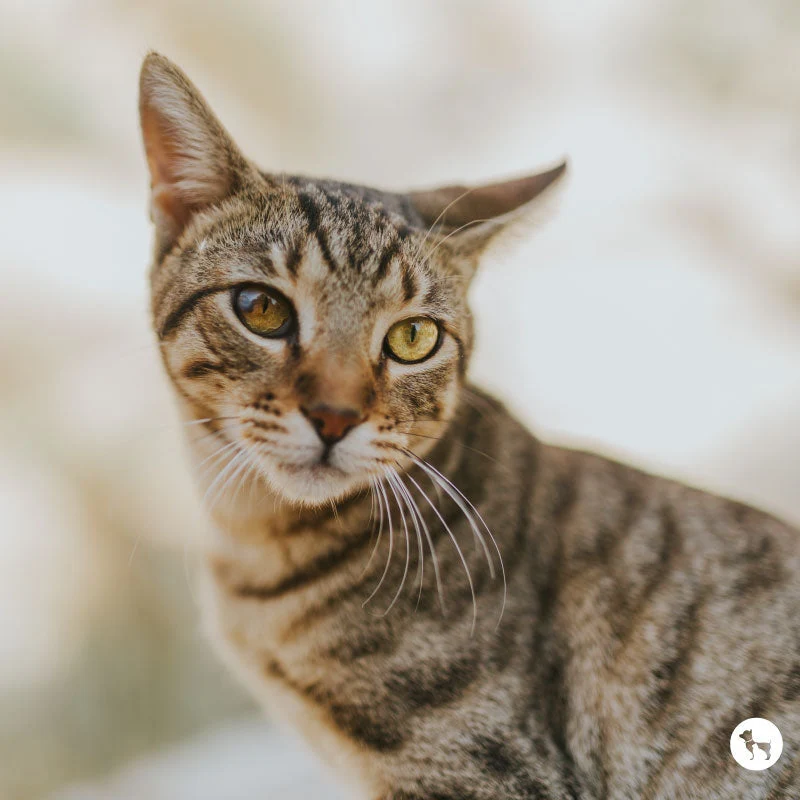
#> input picture docs/test_images/cat/cat.webp, 800 x 800 px; its folder holds only this picture in this run
$ jupyter execute --allow-errors Custom.ipynb
#> lines starting #> are read from the running program, lines starting #| are printed output that depends on the picture
# Optional: Text and Image Learning

**Working Example.** Copy this file, rename it, and modify your copy.
Do not edit this example; it should stay runnable and available as a reference
until after your work has been assessed.

- Author: Caleb Sellinger
- Date: 2026-08-14
- Dataset: Images of cats and dogs
- Target: classify image

Run all cells top to bottom (**Run All**) before pushing to GitHub.

## M7.

> This notebook runs the same train/evaluate skeleton on **text** and on **images**.
> The new idea is the **representation**: turning words and pixels into numbers. What
> each representation throws away is **your** judgment to name.

**Module 7 objectives** (course objectives in parentheses):
1. Apply and evaluate models for text-based learning. *(2, 3, 4)*
2. Apply and evaluate models for image-based learning. *(2, 3, 4)*

Both datasets are self-contained (no downloads): a small labeled text corpus
written inline, and scikit-learn's bundled handwritten-digit images.

## A. Prepare the Project Environment (.venv/)

- Open one project in VS Code at a time.
- Prepare the .venv/: specify Python version and install / upgrade dependencies listed in `pyproject.toml`.
- Open an integrated terminal (PowerShell if Windows) in the **root project** folder and run:

```shell
uv self update
uv python pin 3.14
uv lock --upgrade
uv sync --extra dev --extra docs --upgrade
```

## B. Select the Notebook Kernel

- Click on the **Select Kernel** name in the top-right corner of the notebook interface.
- Choose Python Environments... /
- Choose the recommended local .venv/ from the drop-down menu.
- This will create a new kernel for the notebook and allow the notebook to use packages installed in the .venv/ environment.

## C. Working in Notebooks (Custom Notes)

- To run a cell, press **Ctrl+Enter** (or **Cmd+Enter** on Mac) when done editing the cell.
- Change the type of a cell (e.g., code or markdown) by looking in the lower left corner of the notebook interface.
- Rearrange cells by dragging and dropping them within the notebook.

See [Run Jupyter Notebooks](https://denisecase.github.io/pro-analytics-02/workflow-b-apply-example-project/run-notebook/) for:

- how to **copy a notebook**
- how to release a `project.log` file
- how to deal with a **stuck kernel**
- etc.

## M7. Text and Images as Data

Models work on numbers. Text and images are not numbers until you **represent** them
as numbers - and once you do, it is the same classify-and-evaluate work as Module 3.

- **Text -> numbers** with **TF-IDF**: each document becomes a vector of word weights,
  high for words that are frequent in this document but rare across the corpus. This
  captures *which words* appear, but throws away **word order and meaning** ("dog bites
  man" and "man bites dog" look identical).
- **Images -> numbers** by reading **pixel values**. An 8x8 grayscale image is 64
  numbers. Flattening to a feature vector throws away **spatial structure** (which
  pixels are neighbors).

Naming what a representation discards is the judgment this module adds. The modeling
and evaluation are the skills you already have.

## Section 1. Project Setup and Imports

[cell 1]
# === Section 1a. DECLARE IMPORTS ===

from importlib.metadata import version  # to verify
import logging  # for type hinting
from pathlib import Path
import platform  # to verify

from datafun_toolkit.logger import get_logger, log_header
import numpy as np
import pandas as pd
from PIL import Image
from sklearn.feature_extraction.text import TfidfVectorizer
from sklearn.linear_model import LogisticRegression
from sklearn.metrics import (
    ConfusionMatrixDisplay,
    accuracy_score,
    matthews_corrcoef,
)
from sklearn.model_selection import train_test_split
from sklearn.naive_bayes import MultinomialNB

# === Section 1b. CONFIGURE LOGGER ONCE PER NOTEBOOK ===

#> (the rest of this cell did not finish here and is left out)

## Section 2. Text-Based Learning

```text
ANALYST CHOICE
TF-IDF turns each document into word weights.
It captures which words appear, not their order or meaning.
Decide whether that is good enough for your text problem.
```

[cell 2]
# === Section 2. Text-Based Learning ===

# A small, self-contained labeled corpus (topic classification).
# CUSTOM: replace with your own labeled text in the Apply/Extend section.
TEXT_DOCS: list[str] = [
    "the team scored a goal and won the match",
    "he hit a home run to win the game",
    "the coach praised the players after the victory",
    "she sprinted the final lap and took the medal",
    "the tournament final goes to overtime tonight",
    "fans cheered as the striker scored again",
    "the quarterback threw a long touchdown pass",
    "they trained hard before the championship game",
    "preheat the oven and bake the bread for an hour",
    "add salt and stir the simmering tomato sauce",
    "chop the onions and saute them in olive oil",
    "the recipe needs flour, butter, sugar, and eggs",
    "let the dough rise before you knead it again",
    "grill the vegetables and season with pepper",
    "whisk the eggs and fold in the melted chocolate",
    "simmer the soup and serve it warm with crusty bread",
    "the telescope captured a distant spiral galaxy",
    "the rocket launched into orbit at dawn",
    "astronauts repaired the satellite during the spacewalk",
    "the probe sent back images of the red planet",
    "a comet will pass near earth this winter",
    "the observatory tracked a newly discovered asteroid",
    "the mission will land a rover on the lunar surface",
    "scientists measured radiation from a nearby star",
]
TEXT_LABELS: list[str] = ["sports"] * 8 + ["cooking"] * 8 + ["space"] * 8


def run_text_pipeline() -> None:
    """Represent text with TF-IDF, classify it, and evaluate.

    WHY: Once text is TF-IDF vectors, this is the same fit/predict/score work
    as Module 3. The representation is the only new part.

    Returns:
        None
    """
    LOG.info(
        f"Text corpus: {len(TEXT_DOCS)} documents, classes={sorted(set(TEXT_LABELS))}"
    )

    docs_train, docs_test, y_train, y_test = train_test_split(
        TEXT_DOCS,
        TEXT_LABELS,
        test_size=0.25,
        random_state=RANDOM_STATE,
        stratify=TEXT_LABELS,
    )

    # TF-IDF: fit the vocabulary on TRAIN only, then transform both.
    vectorizer = TfidfVectorizer()
    X_train = vectorizer.fit_transform(docs_train)
    X_test = vectorizer.transform(docs_test)
    LOG.info(f"Vocabulary size (features): {len(vectorizer.vocabulary_)}")

    model = MultinomialNB()
    model.fit(X_train, y_train)

    acc: float = float(accuracy_score(y_test, model.predict(X_test)))
    LOG.info(f"Text test accuracy: {acc:.3f}")
    LOG.info(f"MCC: {matthews_corrcoef(y_test, model.predict(X_test))}")

    # Predict a couple of brand-new sentences.
    new_docs: list[str] = [
        "the midfielder scored in the last minute of the game",
        "stir the sauce and bake the casserole until golden",
    ]
    preds = model.predict(vectorizer.transform(new_docs))
    for doc, pred in zip(new_docs, preds, strict=True):
        LOG.info(f"  predicted '{pred}'  <-  {doc!r}")

    LOG.info("TF-IDF ignored word order. Did any misread sentence reveal that limit?")

    ConfusionMatrixDisplay.from_estimator(model, X_test, y_test)


#> (the rest of this cell did not finish here and is left out)

## Section 3. Image-Based Learning

```text
ANALYST CHOICE
Flattening an 8x8 image to 64 pixel features discards which pixels are neighbors.
A model still learns digits from raw pixels; decide where that representation
would break down (rotation, scale, position).
```

[cell 3]
# === Section 3. Image-Based Learning ===


def run_image_pipeline() -> None:
    """Represent images as pixel vectors, classify the digits, and evaluate."""

    image_dir = Path("../docs/test_images")
    image_size = (64, 64)

    X = []
    y = []

    # Search for images
    for class_dir in image_dir.iterdir():
        if class_dir.is_dir():
            label = class_dir.name

            # Images inside classification folders
            for image_path in class_dir.glob("*"):
                image = Image.open(image_path).convert("RGB")
#> image is the input picture: PIL image 800x800 RGB; mean R, G, B 169.4, 159.7, 145.2
                image = image.resize(image_size)
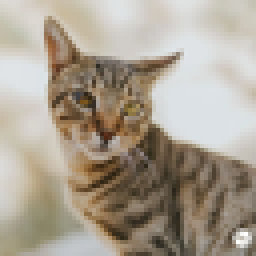
#> image: PIL image 64x64 RGB (shown 4 times larger); mean R, G, B 169.4, 159.7, 145.2

                # Normalize pixel values from 256 bit
                pixels = np.array(image) / 255.0
                features = pixels.flatten()
#> features = 12288 values, max 1 at index 11319, min 0.0667 at index 4676, mean 0.62

                X.append(features)
                y.append(label)
#> pass 2 of the loop in run_image_pipeline, `for class_dir in image_dir.iterdir():`:
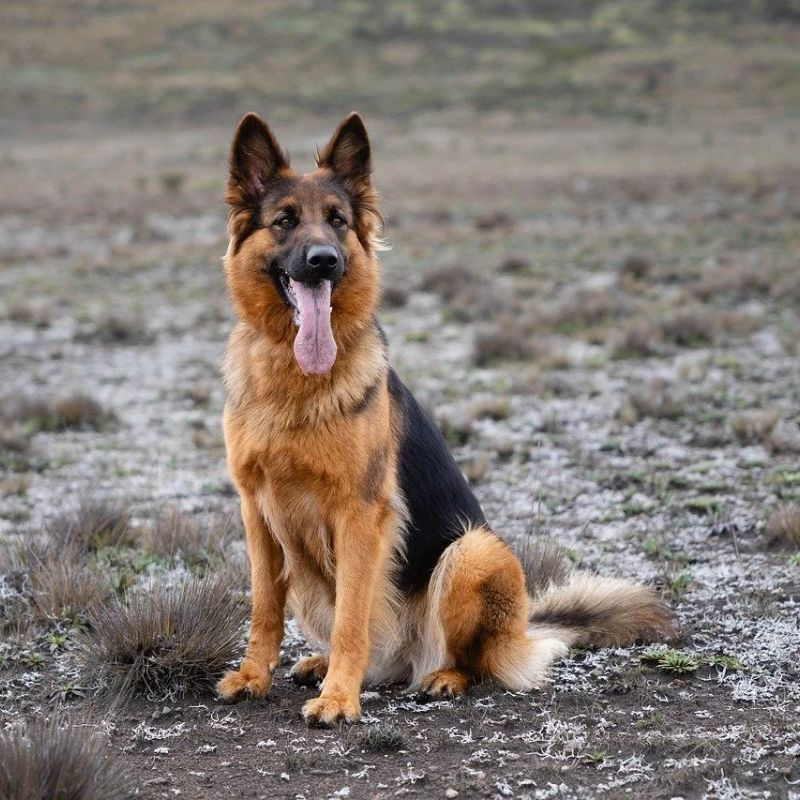
#> input picture docs/test_images/dog/dog3.jpg, 800 x 800 px
#> in run_image_pipeline, image is the input picture: PIL image 800x800 RGB; mean R, G, B 132.2, 123, 116.2
#> in run_image_pipeline, `image = image.resize(image_size)`:
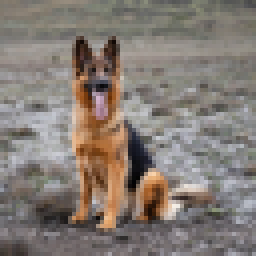
#> image: PIL image 64x64 RGB (shown 4 times larger); mean R, G, B 132.2, 123.1, 116.2
#> features = 12288 values, max 0.973 at index 8370, min 0.00784 at index 8739, mean 0.486
            # print(X)

    X_train, X_test, y_train, y_test = train_test_split(
        X, y, test_size=0.5, random_state=42, stratify=None
    )
#> X_train = 1 item; X_test = 1 item; y_train = ['cat']; y_test = ['dog']

    # Image classification model
    model = LogisticRegression()

    model.fit(X_train, y_train)

    predictions = model.predict(X_test)

    # Testing model efficiency
    acc: float = float(accuracy_score(y_test, model.predict(X_test)))
    mcc = matthews_corrcoef(y_test, predictions)
    ConfusionMatrixDisplay.from_estimator(model, X_test, y_test)

    LOG.info(f"\nMatthews correlation coefficient: {mcc}\nTest Accuracy: {acc}")

    # Class confidence scores
    probabilities = model.predict_proba(X_test)
    for _, (true_label, row_probs) in enumerate(
        zip(y_test, probabilities, strict=True)
    ):
        print(
            f"Label: {true_label}, probabilities -> cat:{row_probs[0]:.3f}, dog: {row_probs[1]:.3f}"
        )
    LOG.info(f"Number of iterations per image: {model.n_iter_}")


#> (the rest of this cell did not finish here and is left out)
